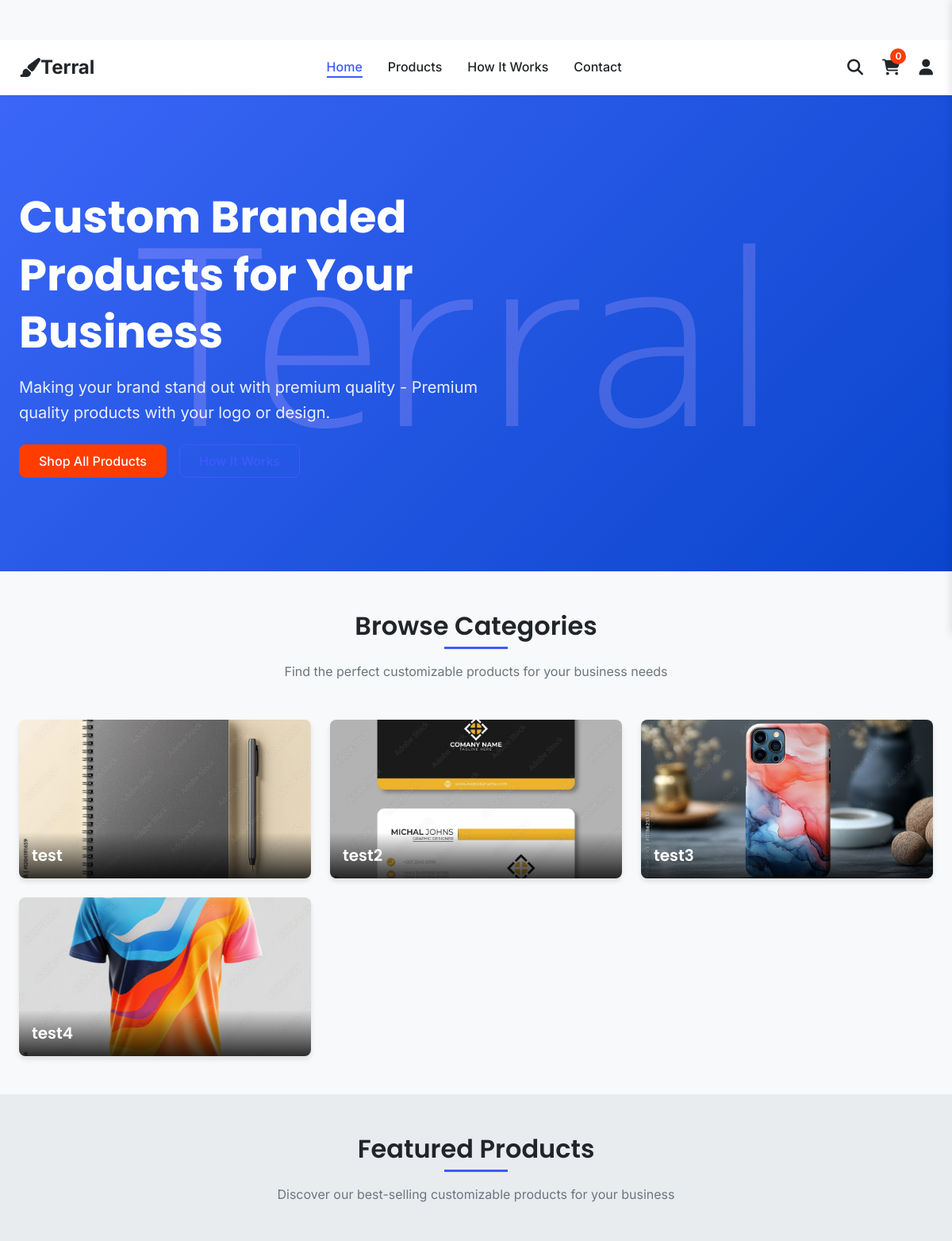
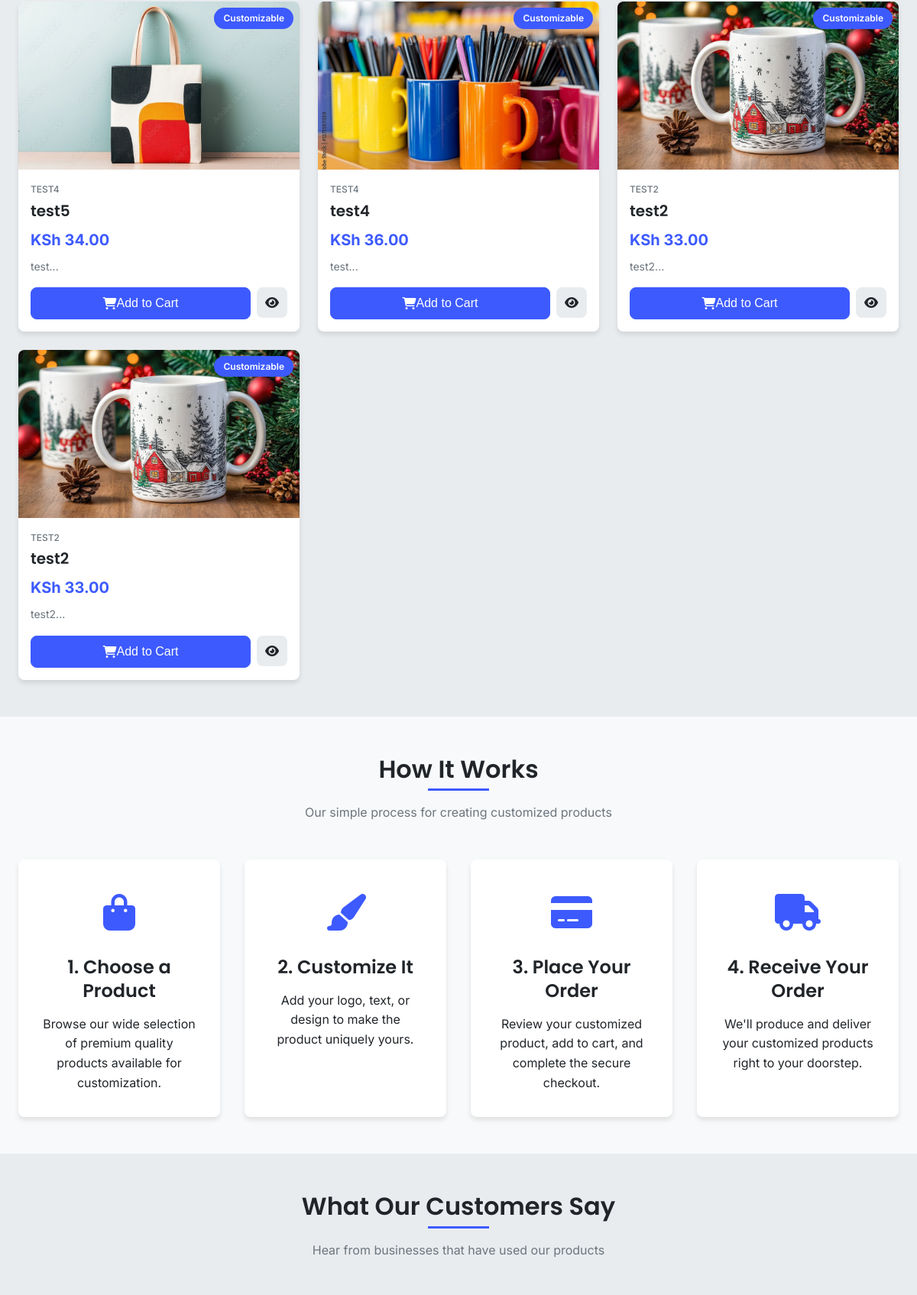
The page / (upper part) on the database its author committed (2 pictures, top to bottom).
### tables this page shows
CREATE TABLE `categories` (
  `id` int(11) NOT NULL,
  `name` varchar(100) NOT NULL,
  `description` text DEFAULT NULL,
  `image` varchar(255) DEFAULT NULL,
  `created_at` timestamp NOT NULL DEFAULT current_timestamp(),
  `updated_at` timestamp NOT NULL DEFAULT current_timestamp() ON UPDATE current_timestamp()
);

CREATE TABLE `products` (
  `id` int(11) NOT NULL,
  `name` varchar(255) NOT NULL,
  `description` text DEFAULT NULL,
  `category_id` int(11) DEFAULT NULL,
  `price` decimal(10,2) NOT NULL,
  `stock` int(11) NOT NULL DEFAULT 0,
  `image` varchar(255) DEFAULT NULL,
  `is_customizable` tinyint(1) NOT NULL DEFAULT 0,
  `status` enum('active','inactive','out_of_stock') NOT NULL DEFAULT 'active',
  `sku` varchar(100) DEFAULT NULL,
  `weight` decimal(10,2) DEFAULT NULL,
  `dimensions` varchar(100) DEFAULT NULL,
  `created_at` timestamp NOT NULL DEFAULT current_timestamp(),
  `updated_at` timestamp NOT NULL DEFAULT current_timestamp() ON UPDATE current_timestamp()
);

### index.php (the view, shortened to what this page needs)
<?php
$site_name = 'Terral';
$featured_products = [];
$categories = [];
$store_info = [
    'tagline' => 'Making your brand stand out with premium quality',
    'phone' => '+254 712 345 678',
    'email' => 'info@terral.co.ke',
    'address' => 'Nairobi, Kenya'
];
try {
    $database = new Database();
    $conn = $database->getConnection();
    $query = "SELECT p.*, c.name as category_name
              FROM products p
              LEFT JOIN categories c ON p.category_id = c.id
              WHERE p.status = 'active'
              ORDER BY p.id DESC
              LIMIT 8";
    $stmt = $conn->prepare($query);
    $stmt->execute();
    if ($stmt->rowCount() > 0) {
        $featured_products = $stmt->fetchAll(PDO::FETCH_ASSOC);
    }
    $query = "SELECT * FROM categories ORDER BY name";
    $stmt = $conn->prepare($query);
    $stmt->execute();
    if ($stmt->rowCount() > 0) {
        $categories = $stmt->fetchAll(PDO::FETCH_ASSOC);
    }
} catch (PDOException $e) {
    $error_message = 'Database error: ' . $e->getMessage();
}
?>
<!DOCTYPE html>
<html lang="en">
<head>
    <link rel="stylesheet" href="https://cdnjs.cloudflare.com/ajax/libs/font-awesome/6.4.0/css/all.min.css">
    <link rel="stylesheet" href="/Terral/assets/css/modern-theme.css">
</head>
<body>
    <header class="navbar">
        <div class="container">
            <a href="index.php" class="navbar-brand">
                <i class="fas fa-paint-brush"></i> <?php echo htmlspecialchars($site_name); ?>
            </a>
            <ul class="navbar-nav">
                <li class="nav-item">
                    <a href="index.php" class="nav-link active">Home</a>
                </li>
                <li class="nav-item">
                    <a href="all-products.php" class="nav-link">Products</a>
                </li>
                <li class="nav-item">
                    <a href="#how-it-works" class="nav-link">How It Works</a>
                </li>
                <li class="nav-item">
                    <a href="#contact" class="nav-link">Contact</a>
                </li>
            </ul>
            <div class="navbar-icons">
                <a href="#" class="navbar-icon" id="search-toggle">
                    <i class="fas fa-search"></i>
                </a>
                <a href="#" class="navbar-icon cart-icon" id="cart-toggle">
                    <i class="fas fa-shopping-cart"></i>
                    <span class="cart-count">0</span>
                </a>
                <a href="<?php echo isset($_SESSION['user_id']) ? 'account.php' : 'login.php'; ?>" class="navbar-icon">
                    <i class="fas fa-user"></i>
                </a>
            </div>
        </div>
    </header>
    <main class="main-content">
        <section class="hero">
            <div class="container">
                <div class="hero-content">
                    <h1>Custom Branded Products for Your Business</h1>
                    <p><?php echo htmlspecialchars($store_info['tagline']); ?> - Premium quality products with your logo or design.</p>
                    <div class="hero-buttons">
                        <a href="all-products.php" class="btn btn-secondary">Shop All Products</a>
                        <a href="#how-it-works" class="btn btn-outline">How It Works</a>
                    </div>
                </div>
            </div>
        </section>
        <section class="section">
            <div class="container">
                <div class="section-header">
                    <h2>Browse Categories</h2>
                    <p>Find the perfect customizable products for your business needs</p>
                </div>
                <div class="categories-grid">
                    <?php foreach ($categories as $category): ?>
                    <a href="all-products.php?category=<?php echo urlencode($category['name']); ?>" class="category-card">
                        <img
                            src="<?php echo !empty($category['image']) ? $category['image'] : 'api/uploads/categories/placeholder.jpg'; ?>"
                            alt="<?php echo htmlspecialchars($category['name']); ?>"
                            class="category-image"
                        >
                        <div class="category-overlay">
                            <h3 class="category-name"><?php echo htmlspecialchars($category['name']); ?></h3>
                        </div>
                    </a>
                    <?php endforeach; ?>
                </div>
            </div>
        </section>
        <?php if (!empty($featured_products)): ?>
        <section class="section" style="background-color: var(--light-2);">
            <div class="container">
                <div class="section-header">
                    <h2>Featured Products</h2>
                    <p>Discover our best-selling customizable products for your business</p>
                </div>
                <div class="products-grid">
                    <?php foreach ($featured_products as $product): ?>
                    <article class="product-card">
                        <div class="product-img-container">
                            <a href="product-detail.php?id=<?php echo $product['id']; ?>">
                                <img
                                    src="<?php echo $product['image_url']; ?>"
                                    alt="<?php echo htmlspecialchars($product['name']); ?>"
                                    class="product-img"
                                >
                            </a>
                            <?php if ($product['is_customizable']): ?>
                            <span class="product-badge">Customizable</span>
                            <?php endif; ?>
                        </div>
                        <div class="product-info">
                            <?php if (!empty($product['category_name'])): ?>
                            <div class="product-category"><?php echo htmlspecialchars($product['category_name']); ?></div>
                            <?php endif; ?>
                            <h3 class="product-name">
                                <a href="product-detail.php?id=<?php echo $product['id']; ?>">
                                    <?php echo htmlspecialchars($product['name']); ?>
                                </a>
                            </h3>
                            <div class="product-price">KSh <?php echo number_format($product['price'], 2); ?></div>
                            <p class="product-desc"><?php echo htmlspecialchars(substr($product['description'], 0, 100) . '...'); ?></p>
                            <div class="product-actions">
                                <button class="btn btn-primary add-to-cart"
                                        data-id="<?php echo $product['id']; ?>"
                                        data-name="<?php echo htmlspecialchars($product['name']); ?>"
                                        data-price="<?php echo $product['price']; ?>"
                                        data-image="<?php echo $product['image_url']; ?>">
                                    <i class="fas fa-shopping-cart"></i> Add to Cart
                                </button>
                                <a href="product-detail.php?id=<?php echo $product['id']; ?>" class="quick-view">
                                    <i class="fas fa-eye"></i>
                                </a>
                            </div>
                        </div>
                    </article>
                    <?php endforeach; ?>
                </div>
            </div>
        </section>
        <?php endif; ?>
        <section class="section" id="how-it-works">
            <div class="container">
                <div class="section-header">
                    <h2>How It Works</h2>
                    <p>Our simple process for creating customized products</p>
                </div>
                <div class="steps-container" style="display: grid; grid-template-columns: repeat(auto-fit, minmax(250px, 1fr)); gap: 2rem;">
                    <div class="step-card" style="text-align: center; padding: 2rem; background-color: white; border-radius: var(--border-radius); box-shadow: var(--shadow);">
                        <div class="step-icon" style="font-size: 3rem; color: var(--primary); margin-bottom: 1rem;">
                            <i class="fas fa-shopping-bag"></i>
                        </div>
                        <h3>1. Choose a Product</h3>
                        <p>Browse our wide selection of premium quality products available for customization.</p>
                    </div>
                    <div class="step-card" style="text-align: center; padding: 2rem; background-color: white; border-radius: var(--border-radius); box-shadow: var(--shadow);">
                        <div class="step-icon" style="font-size: 3rem; color: var(--primary); margin-bottom: 1rem;">
                            <i class="fas fa-paint-brush"></i>
                        </div>
                        <h3>2. Customize It</h3>
                        <p>Add your logo, text, or design to make the product uniquely yours.</p>
                    </div>
                    <div class="step-card" style="text-align: center; padding: 2rem; background-color: white; border-radius: var(--border-radius); box-shadow: var(--shadow);">
                        <div class="step-icon" style="font-size: 3rem; color: var(--primary); margin-bottom: 1rem;">
                            <i class="fas fa-credit-card"></i>
                        </div>
                        <h3>3. Place Your Order</h3>
                        <p>Review your customized product, add to cart, and complete the secure checkout.</p>
                    </div>
                    <div class="step-card" style="text-align: center; padding: 2rem; background-color: white; border-radius: var(--border-radius); box-shadow: var(--shadow);">
                        <div class="step-icon" style="font-size: 3rem; color: var(--primary); margin-bottom: 1rem;">
                            <i class="fas fa-truck"></i>
                        </div>
                        <h3>4. Receive Your Order</h3>
                        <p>We'll produce and deliver your customized products right to your doorstep.</p>
                    </div>
                </div>
            </div>
        </section>
        <section class="section" style="background-color: var(--light-2);">
            <div class="container">
                <div class="section-header">
                    <h2>What Our Customers Say</h2>
                    <p>Hear from businesses that have used our products</p>
                </div>
            </div>
        </section>
    </main>
</body>
</html>

### rows shown on the page
categories: image+name (picture), name "test"
categories: image (picture), name "test2"
categories: image (picture), name "test3"
categories: image (picture), name "test4"
products: shows a picture, is_customizable "Customizable", category.name "TEST4", name "test5", price "34.00", description "test..."
products: shows a picture, is_customizable "Customizable", category.name "TEST4", name "test4", price "36.00", description "test..."
products: shows a picture, is_customizable "Customizable", category.name "TEST2", name "test2", price "33.00", description "test2..."

### other values the page prints
$site_name "Terral"
$store_info['tagline'] "Making your brand stand out with premium quality"
